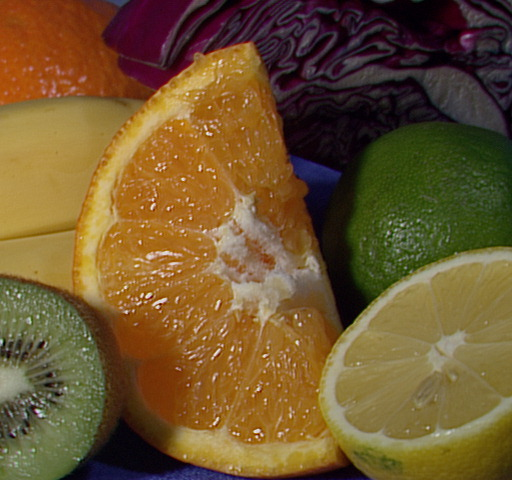
//> input picture fruits.jpg, 512 x 480 px
$ ./68942   (built with g++ and OpenCV 4)
//> lines starting //> are read from the running program, lines starting //| are printed output that depends on the picture
### qa.hpp
#define QA_MULTI_DEMO true


int a1( int argc, char** argv );
int a5147( int argc, char** argv );
int bitwisesample( int argc, char** argv );
int apointSetBoundingRect( int argc, char** argv );
bool detectAndDrawChessboardCorners();
bool detectAndDrawCentersOfCircles();
int a25912( int argc, char** argv );
int a69434( int argc, char** argv );
int a24463( int argc, char** argv );
int a65061( int argc, char** argv );
int a23910( int argc, char** argv );
int a59782( int argc, char** argv );
int a24405( int argc, char** argv );
int a65164( int argc, char** argv );
int a65164a( int argc, char** argv );
int a68942( int argc, char** argv );
int a66209( int argc, char** argv );
int a4183( int argc, char** argv );
int so32584486(int argc, char** argv);

### 68942.cpp
#include "qa.hpp"
#include "opencv2/highgui/highgui.hpp"
#include "opencv2/imgproc/imgproc.hpp"

using namespace cv;

#if QA_MULTI_DEMO
int main( int argc, char** argv )
{
   a68942( argc, argv );
}
#endif

int a68942( int argc, char** argv )
{
//> called with argc = 1

String InterpolationFlags[] = {"INTER_NEAREST","INTER_LINEAR","INTER_CUBIC","INTER_AREA","INTER_LANCZOS4"};


for( int i=0; i < 5; i++)
{
char* filename = argc >= 2 ? argv[1] : (char*)"fruits.jpg";

Mat img = imread( filename );
//> img is the input picture: 480 rows x 512 cols, CV_8UC3; mean B, G, R 46.2, 85.6, 110.8

Mat roi1 =img(Rect( 0, 0, img.cols/2, img.rows/2)).clone();
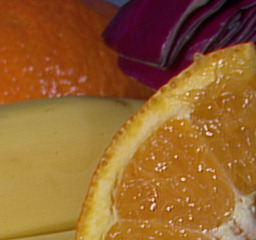
//> roi1: 240 rows x 256 cols, CV_8UC3; mean B, G, R 46.2, 97.9, 147.6
Mat roi2 =img(Rect( img.cols/2, 0, img.cols/2, img.rows/2)).clone();
Mat roi3 =img(Rect( 0, img.rows/2, img.cols/2, img.rows/2)).clone();
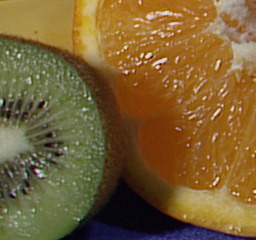
//> roi3: 240 rows x 256 cols, CV_8UC3; mean B, G, R 52, 95.9, 122.2
Mat roi4 =img(Rect( img.cols/2, img.rows/2, img.cols/2, img.rows/2)).clone();

resize( img, img, Size( img.cols/2, img.rows/2 ),0,0, i);
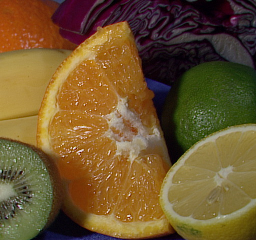
//> img: 240 rows x 256 cols, CV_8UC3; mean B, G, R 46.1, 85.7, 110.8

resize( roi1, roi1, Size( roi1.cols/2, roi1.rows/2 ),0,0, i);
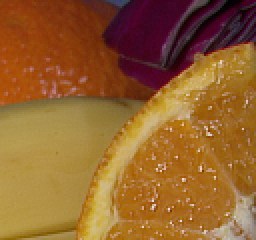
//> roi1: 120 rows x 128 cols, CV_8UC3 (shown 2 times larger); mean B, G, R 46.1, 97.8, 147.4
resize( roi2, roi2, Size( roi2.cols/2, roi2.rows/2 ),0,0, i);
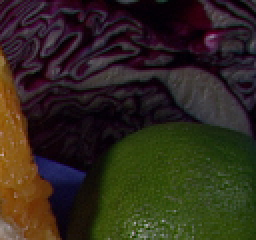
//> roi2: 120 rows x 128 cols, CV_8UC3 (shown 2 times larger); mean B, G, R 28.7, 40.4, 47.7
resize( roi3, roi3, Size( roi3.cols/2, roi3.rows/2 ),0,0, i);
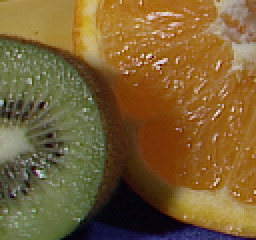
//> roi3: 120 rows x 128 cols, CV_8UC3 (shown 2 times larger); mean B, G, R 51.9, 96.2, 122.3
resize( roi4, roi4, Size( roi4.cols/2, roi4.rows/2 ),0,0, i);
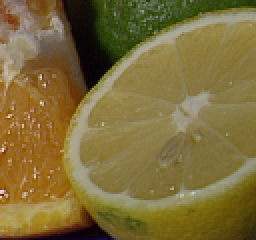
//> roi4: 120 rows x 128 cols, CV_8UC3 (shown 2 times larger); mean B, G, R 57.6, 108.5, 125.7

Mat rroi1 =img(Rect( 0, 0, img.cols/2, img.rows/2));
Mat rroi2 =img(Rect( img.cols/2, 0, img.cols/2, img.rows/2));
Mat rroi3 =img(Rect( 0, img.rows/2, img.cols/2, img.rows/2));
Mat rroi4 =img(Rect( img.cols/2, img.rows/2, img.cols/2, img.rows/2));

rroi1 = rroi1 - roi1;
//> rroi1: 120 rows x 128 cols, CV_8UC3; every value is 0
rroi2 = rroi2 - roi2;
rroi3 = rroi3 - roi3;
rroi4 = rroi4 - roi4;

img = img > 0;
//> img: 240 rows x 256 cols, CV_8UC3; every value is 0
imshow(InterpolationFlags[i],img);
moveWindow(InterpolationFlags[i],i*240,20);
//imshow("roi1",roi1);
//imshow("roi2",roi2);
//imshow("roi3",roi3);
//imshow("roi4",roi4);

}
waitKey(0);
return 0;

}
